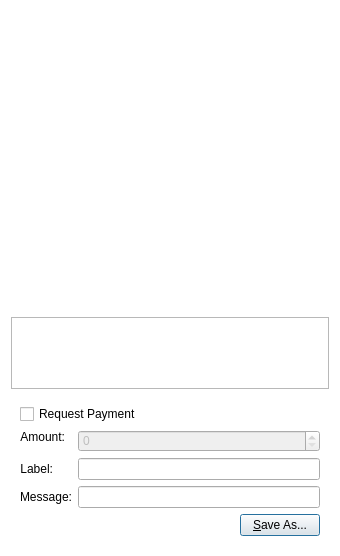
<?xml version="1.0" encoding="UTF-8"?>
<ui version="4.0">
 <class>QRCodeDialog</class>
 <widget class="QDialog" name="QRCodeDialog">
  <property name="geometry">
   <rect>
    <x>0</x>
    <y>0</y>
    <width>340</width>
    <height>556</height>
   </rect>
  </property>
  <property name="windowTitle">
   <string>QR Code Dialog</string>
  </property>
  <property name="styleSheet">
   <string notr="true">QDialog { background: transparent; }</string>
  </property>
  <layout class="QVBoxLayout" name="verticalLayout_3">
   <item>
    <widget class="QLabel" name="lblQRCode">
     <property name="sizePolicy">
      <sizepolicy hsizetype="Expanding" vsizetype="Expanding">
       <horstretch>0</horstretch>
       <verstretch>0</verstretch>
      </sizepolicy>
     </property>
     <property name="minimumSize">
      <size>
       <width>300</width>
       <height>300</height>
      </size>
     </property>
     <property name="textFormat">
      <enum>Qt::PlainText</enum>
     </property>
     <property name="alignment">
      <set>Qt::AlignCenter</set>
     </property>
     <property name="wordWrap">
      <bool>true</bool>
     </property>
    </widget>
   </item>
   <item>
    <widget class="QPlainTextEdit" name="outUri">
     <property name="sizePolicy">
      <sizepolicy hsizetype="Expanding" vsizetype="Minimum">
       <horstretch>0</horstretch>
       <verstretch>0</verstretch>
      </sizepolicy>
     </property>
     <property name="minimumSize">
      <size>
       <width>0</width>
       <height>50</height>
      </size>
     </property>
     <property name="tabChangesFocus">
      <bool>true</bool>
     </property>
     <property name="textInteractionFlags">
      <set>Qt::TextSelectableByKeyboard|Qt::TextSelectableByMouse</set>
     </property>
    </widget>
   </item>
   <item>
    <widget class="QWidget" name="widget" native="true">
     <layout class="QVBoxLayout" name="verticalLayout_2">
      <item>
       <widget class="QCheckBox" name="chkReqPayment">
        <property name="enabled">
         <bool>true</bool>
        </property>
        <property name="text">
         <string>Request Payment</string>
        </property>
       </widget>
      </item>
      <item>
       <layout class="QFormLayout" name="formLayout">
        <property name="fieldGrowthPolicy">
         <enum>QFormLayout::AllNonFixedFieldsGrow</enum>
        </property>
        <item row="1" column="0">
         <widget class="QLabel" name="lblLabel">
          <property name="text">
           <string>Label:</string>
          </property>
          <property name="textFormat">
           <enum>Qt::PlainText</enum>
          </property>
          <property name="alignment">
           <set>Qt::AlignRight|Qt::AlignTrailing|Qt::AlignVCenter</set>
          </property>
          <property name="buddy">
           <cstring>lnLabel</cstring>
          </property>
         </widget>
        </item>
        <item row="1" column="1">
         <widget class="QLineEdit" name="lnLabel"/>
        </item>
        <item row="2" column="0">
         <widget class="QLabel" name="lblMessage">
          <property name="text">
           <string>Message:</string>
          </property>
          <property name="textFormat">
           <enum>Qt::PlainText</enum>
          </property>
          <property name="alignment">
           <set>Qt::AlignRight|Qt::AlignTrailing|Qt::AlignVCenter</set>
          </property>
          <property name="buddy">
           <cstring>lnMessage</cstring>
          </property>
         </widget>
        </item>
        <item row="2" column="1">
         <widget class="QLineEdit" name="lnMessage"/>
        </item>
        <item row="0" column="0">
         <widget class="QLabel" name="lblAmount">
          <property name="sizePolicy">
           <sizepolicy hsizetype="Preferred" vsizetype="Maximum">
            <horstretch>0</horstretch>
            <verstretch>0</verstretch>
           </sizepolicy>
          </property>
          <property name="text">
           <string>Amount:</string>
          </property>
          <property name="textFormat">
           <enum>Qt::PlainText</enum>
          </property>
          <property name="alignment">
           <set>Qt::AlignRight|Qt::AlignTrailing|Qt::AlignVCenter</set>
          </property>
          <property name="buddy">
           <cstring>lnReqAmount</cstring>
          </property>
         </widget>
        </item>
        <item row="0" column="1">
         <widget class="BitcoinAmountField" name="lnReqAmount">
          <property name="enabled">
           <bool>false</bool>
          </property>
          <property name="minimumSize">
           <size>
            <width>80</width>
            <height>0</height>
           </size>
          </property>
         </widget>
        </item>
       </layout>
      </item>
      <item>
       <layout class="QHBoxLayout" name="horizontalLayout">
        <item>
         <spacer name="horizontalSpacer">
          <property name="orientation">
           <enum>Qt::Horizontal</enum>
          </property>
          <property name="sizeHint" stdset="0">
           <size>
            <width>40</width>
            <height>20</height>
           </size>
          </property>
         </spacer>
        </item>
        <item>
         <widget class="QPushButton" name="btnSaveAs">
          <property name="text">
           <string>&amp;Save As...</string>
          </property>
         </widget>
        </item>
       </layout>
      </item>
     </layout>
    </widget>
   </item>
  </layout>
 </widget>
 <customwidgets>
  <customwidget>
   <class>BitcoinAmountField</class>
   <extends>QSpinBox</extends>
   <header>bitcoinamountfield.h</header>
   <container>1</container>
  </customwidget>
 </customwidgets>
 <resources/>
 <connections>
  <connection>
   <sender>chkReqPayment</sender>
   <signal>clicked(bool)</signal>
   <receiver>lnReqAmount</receiver>
   <slot>setEnabled(bool)</slot>
   <hints>
    <hint type="sourcelabel">
     <x>92</x>
     <y>285</y>
    </hint>
    <hint type="destinationlabel">
     <x>98</x>
     <y>311</y>
    </hint>
   </hints>
  </connection>
 </connections>
</ui>
